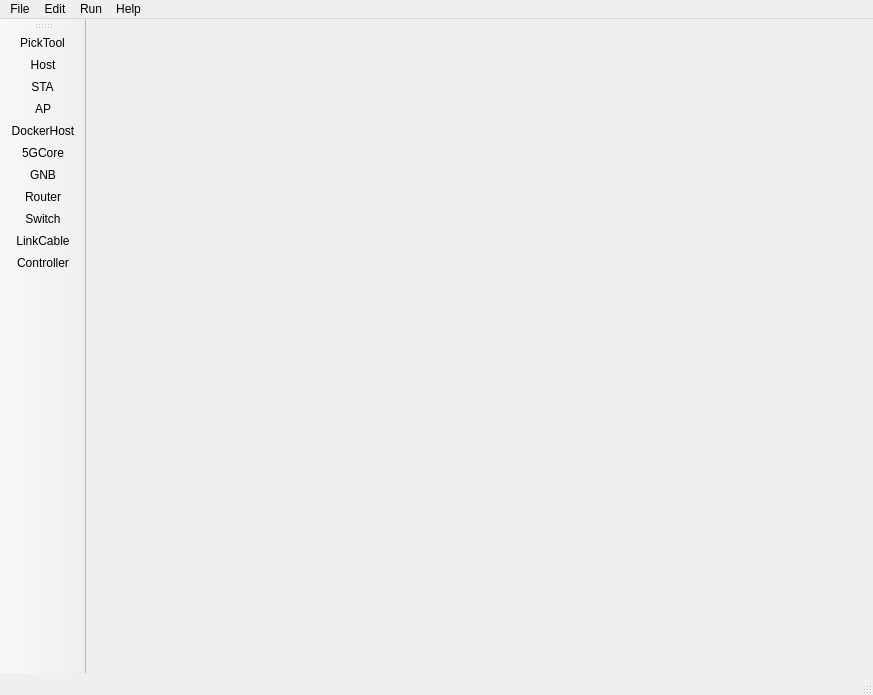
<?xml version="1.0" encoding="UTF-8"?>
<ui version="4.0">
 <class>MainWindow</class>
 <widget class="QMainWindow" name="MainWindow">
  <property name="enabled">
   <bool>true</bool>
  </property>
  <property name="geometry">
   <rect>
    <x>0</x>
    <y>0</y>
    <width>873</width>
    <height>695</height>
   </rect>
  </property>
  <property name="sizePolicy">
   <sizepolicy hsizetype="Ignored" vsizetype="Preferred">
    <horstretch>0</horstretch>
    <verstretch>0</verstretch>
   </sizepolicy>
  </property>
  <property name="mouseTracking">
   <bool>true</bool>
  </property>
  <property name="windowTitle">
   <string>MainWindow</string>
  </property>
  <property name="autoFillBackground">
   <bool>true</bool>
  </property>
  <widget class="QWidget" name="centralwidget"/>
  <widget class="QMenuBar" name="menubar">
   <property name="geometry">
    <rect>
     <x>0</x>
     <y>0</y>
     <width>873</width>
     <height>21</height>
    </rect>
   </property>
   <widget class="QMenu" name="menuFile">
    <property name="title">
     <string>File</string>
    </property>
    <addaction name="actionNew"/>
    <addaction name="actionOpen"/>
    <addaction name="actionSave"/>
    <addaction name="actionSave_As"/>
    <addaction name="actionExport_to_Level_2_Script"/>
    <addaction name="separator"/>
    <addaction name="actionQuit"/>
   </widget>
   <widget class="QMenu" name="menuEdit">
    <property name="title">
     <string>Edit</string>
    </property>
    <addaction name="actionCut"/>
    <addaction name="actionPreference"/>
    <addaction name="actionCopy"/>
    <addaction name="actionPaste"/>
   </widget>
   <widget class="QMenu" name="menuRun">
    <property name="title">
     <string>Run</string>
    </property>
    <addaction name="actionRun"/>
    <addaction name="actionStop"/>
   </widget>
   <widget class="QMenu" name="menuHelp">
    <property name="title">
     <string>Help</string>
    </property>
    <addaction name="actionAbout_NetFlux5G"/>
   </widget>
   <addaction name="menuFile"/>
   <addaction name="menuEdit"/>
   <addaction name="menuRun"/>
   <addaction name="menuHelp"/>
  </widget>
  <widget class="QStatusBar" name="statusbar"/>
  <widget class="QToolBar" name="toolBar">
   <property name="enabled">
    <bool>true</bool>
   </property>
   <property name="sizePolicy">
    <sizepolicy hsizetype="Fixed" vsizetype="Preferred">
     <horstretch>0</horstretch>
     <verstretch>0</verstretch>
    </sizepolicy>
   </property>
   <property name="windowTitle">
    <string>toolBar</string>
   </property>
   <property name="layoutDirection">
    <enum>Qt::LeftToRight</enum>
   </property>
   <attribute name="toolBarArea">
    <enum>LeftToolBarArea</enum>
   </attribute>
   <attribute name="toolBarBreak">
    <bool>false</bool>
   </attribute>
   <addaction name="actionPickTool"/>
   <addaction name="actionHost"/>
   <addaction name="actionSTA"/>
   <addaction name="actionAP"/>
   <addaction name="actionDockerHost"/>
   <addaction name="action5GCore"/>
   <addaction name="actionGNB"/>
   <addaction name="actionRouter"/>
   <addaction name="actionSwitch"/>
   <addaction name="actionLinkCable"/>
   <addaction name="actionController"/>
  </widget>
  <action name="actionNew">
   <property name="text">
    <string>New</string>
   </property>
   <property name="shortcut">
    <string>Ctrl+N</string>
   </property>
  </action>
  <action name="actionOpen">
   <property name="text">
    <string>Open</string>
   </property>
  </action>
  <action name="actionSave">
   <property name="text">
    <string>Save</string>
   </property>
  </action>
  <action name="actionExport_to_Level_2_Script">
   <property name="text">
    <string>Export to Level 2 Script</string>
   </property>
  </action>
  <action name="actionQuit">
   <property name="text">
    <string>Quit</string>
   </property>
  </action>
  <action name="actionCut">
   <property name="text">
    <string>Cut</string>
   </property>
  </action>
  <action name="actionPreference">
   <property name="text">
    <string>Preference</string>
   </property>
  </action>
  <action name="actionRun">
   <property name="text">
    <string>Run</string>
   </property>
  </action>
  <action name="actionStop">
   <property name="text">
    <string>Stop</string>
   </property>
  </action>
  <action name="actionAbout_NetFlux5G">
   <property name="text">
    <string>About NetFlux5G</string>
   </property>
  </action>
  <action name="actionCopy">
   <property name="text">
    <string>Copy</string>
   </property>
  </action>
  <action name="actionPaste">
   <property name="text">
    <string>Paste</string>
   </property>
  </action>
  <action name="actionSave_As">
   <property name="text">
    <string>Save As</string>
   </property>
  </action>
  <action name="actionPickTool">
   <property name="icon">
    <iconset>
     <normaloff>../Icon/cursor.webp</normaloff>../Icon/cursor.webp</iconset>
   </property>
   <property name="text">
    <string>PickTool</string>
   </property>
  </action>
  <action name="actionHost">
   <property name="icon">
    <iconset>
     <normaloff>../Icon/host.png</normaloff>../Icon/host.png</iconset>
   </property>
   <property name="text">
    <string>Host</string>
   </property>
  </action>
  <action name="actionSTA">
   <property name="icon">
    <iconset>
     <normaloff>../Icon/sta.png</normaloff>../Icon/sta.png</iconset>
   </property>
   <property name="text">
    <string>STA</string>
   </property>
  </action>
  <action name="actionDockerHost">
   <property name="icon">
    <iconset>
     <normaloff>../Icon/docker.png</normaloff>../Icon/docker.png</iconset>
   </property>
   <property name="text">
    <string>DockerHost</string>
   </property>
  </action>
  <action name="actionAP">
   <property name="icon">
    <iconset>
     <normaloff>../Icon/AP.png</normaloff>../Icon/AP.png</iconset>
   </property>
   <property name="text">
    <string>AP</string>
   </property>
  </action>
  <action name="action5GCore">
   <property name="icon">
    <iconset>
     <normaloff>../Icon/5G core.png</normaloff>../Icon/5G core.png</iconset>
   </property>
   <property name="text">
    <string>5GCore</string>
   </property>
  </action>
  <action name="actionRouter">
   <property name="icon">
    <iconset>
     <normaloff>../Icon/Router.png</normaloff>../Icon/Router.png</iconset>
   </property>
   <property name="text">
    <string>Router</string>
   </property>
  </action>
  <action name="actionSwitch">
   <property name="icon">
    <iconset>
     <normaloff>../Icon/switch.png</normaloff>../Icon/switch.png</iconset>
   </property>
   <property name="text">
    <string>Switch</string>
   </property>
  </action>
  <action name="actionLinkCable">
   <property name="icon">
    <iconset>
     <normaloff>../Icon/link cable.png</normaloff>../Icon/link cable.png</iconset>
   </property>
   <property name="text">
    <string>LinkCable</string>
   </property>
  </action>
  <action name="actionController">
   <property name="icon">
    <iconset>
     <normaloff>../Icon/controller.png</normaloff>../Icon/controller.png</iconset>
   </property>
   <property name="text">
    <string>Controller</string>
   </property>
  </action>
  <action name="actionGNB">
   <property name="icon">
    <iconset>
     <normaloff>../Icon/gNB.png</normaloff>../Icon/gNB.png</iconset>
   </property>
   <property name="text">
    <string>GNB</string>
   </property>
  </action>
 </widget>
 <resources/>
 <connections/>
</ui>
